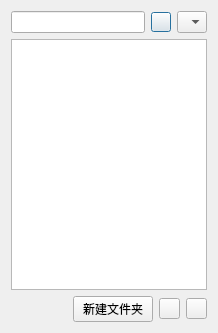
<?xml version="1.0" encoding="UTF-8"?>
<ui version="4.0">
 <class>SetPath</class>
 <widget class="QDialog" name="SetPath">
  <property name="geometry">
   <rect>
    <x>0</x>
    <y>0</y>
    <width>218</width>
    <height>333</height>
   </rect>
  </property>
  <property name="windowTitle">
   <string>Dialog</string>
  </property>
  <layout class="QVBoxLayout" name="verticalLayout">
   <item>
    <layout class="QHBoxLayout" name="horizontalLayout">
     <item>
      <widget class="QLineEdit" name="currDir"/>
     </item>
     <item>
      <widget class="QPushButton" name="reloadButton">
       <property name="maximumSize">
        <size>
         <width>20</width>
         <height>20</height>
        </size>
       </property>
       <property name="focusPolicy">
        <enum>Qt::StrongFocus</enum>
       </property>
       <property name="acceptDrops">
        <bool>false</bool>
       </property>
       <property name="text">
        <string/>
       </property>
       <property name="flat">
        <bool>false</bool>
       </property>
      </widget>
     </item>
     <item>
      <widget class="QComboBox" name="comboBox">
       <property name="maximumSize">
        <size>
         <width>30</width>
         <height>16777215</height>
        </size>
       </property>
      </widget>
     </item>
    </layout>
   </item>
   <item>
    <widget class="QListView" name="fileList"/>
   </item>
   <item>
    <layout class="QHBoxLayout" name="horizontalLayout_2">
     <item>
      <widget class="QLabel" name="label">
       <property name="text">
        <string/>
       </property>
      </widget>
     </item>
     <item>
      <widget class="QLabel" name="label_3">
       <property name="text">
        <string/>
       </property>
      </widget>
     </item>
     <item>
      <widget class="QPushButton" name="newButton">
       <property name="text">
        <string>新建文件夹</string>
       </property>
      </widget>
     </item>
     <item>
      <widget class="QPushButton" name="saveButton">
       <property name="maximumSize">
        <size>
         <width>21</width>
         <height>21</height>
        </size>
       </property>
       <property name="text">
        <string/>
       </property>
      </widget>
     </item>
     <item>
      <widget class="QPushButton" name="closeButton">
       <property name="maximumSize">
        <size>
         <width>21</width>
         <height>21</height>
        </size>
       </property>
       <property name="text">
        <string/>
       </property>
      </widget>
     </item>
    </layout>
   </item>
  </layout>
 </widget>
 <resources/>
 <connections/>
</ui>
